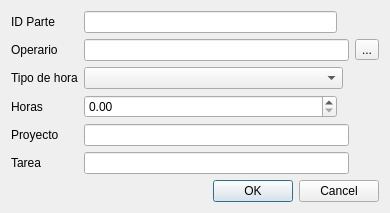
<?xml version="1.0" encoding="UTF-8"?>
<ui version="4.0">
 <class>PartesTrabajoDet</class>
 <widget class="QDialog" name="PartesTrabajoDet">
  <property name="geometry">
   <rect>
    <x>0</x>
    <y>0</y>
    <width>390</width>
    <height>211</height>
   </rect>
  </property>
  <property name="windowTitle">
   <string>Detalle de parte de trabajo</string>
  </property>
  <layout class="QVBoxLayout" name="verticalLayout">
   <item>
    <layout class="QGridLayout" name="gridLayout">
     <item row="1" column="0">
      <widget class="QLabel" name="label">
       <property name="text">
        <string>Operario</string>
       </property>
      </widget>
     </item>
     <item row="3" column="1">
      <widget class="QDoubleSpinBox" name="dspHoras"/>
     </item>
     <item row="3" column="0">
      <widget class="QLabel" name="label_2">
       <property name="text">
        <string>Horas</string>
       </property>
      </widget>
     </item>
     <item row="2" column="0">
      <widget class="QLabel" name="label_3">
       <property name="text">
        <string>Tipo de hora</string>
       </property>
      </widget>
     </item>
     <item row="2" column="1" colspan="2">
      <widget class="QComboBox" name="cbTipoHora"/>
     </item>
     <item row="4" column="1" colspan="3">
      <widget class="QLineEdit" name="edtProyecto">
       <property name="maxLength">
        <number>150</number>
       </property>
      </widget>
     </item>
     <item row="5" column="1" colspan="3">
      <widget class="QLineEdit" name="edtTarea">
       <property name="maxLength">
        <number>150</number>
       </property>
      </widget>
     </item>
     <item row="4" column="0">
      <widget class="QLabel" name="label_4">
       <property name="text">
        <string>Proyecto</string>
       </property>
      </widget>
     </item>
     <item row="5" column="0">
      <widget class="QLabel" name="label_5">
       <property name="text">
        <string>Tarea</string>
       </property>
      </widget>
     </item>
     <item row="1" column="1" colspan="3">
      <widget class="QLineEdit" name="edtOperario"/>
     </item>
     <item row="1" column="4">
      <widget class="QToolButton" name="btnOperario">
       <property name="text">
        <string>...</string>
       </property>
      </widget>
     </item>
     <item row="0" column="0">
      <widget class="QLabel" name="label_6">
       <property name="text">
        <string>ID Parte</string>
       </property>
      </widget>
     </item>
     <item row="0" column="1">
      <widget class="QLineEdit" name="edtIDParte"/>
     </item>
    </layout>
   </item>
   <item>
    <widget class="QDialogButtonBox" name="buttonBox">
     <property name="orientation">
      <enum>Qt::Horizontal</enum>
     </property>
     <property name="standardButtons">
      <set>QDialogButtonBox::Cancel|QDialogButtonBox::Ok</set>
     </property>
    </widget>
   </item>
  </layout>
 </widget>
 <tabstops>
  <tabstop>btnOperario</tabstop>
  <tabstop>cbTipoHora</tabstop>
  <tabstop>dspHoras</tabstop>
  <tabstop>edtProyecto</tabstop>
  <tabstop>edtTarea</tabstop>
  <tabstop>buttonBox</tabstop>
  <tabstop>edtOperario</tabstop>
 </tabstops>
 <resources/>
 <connections>
  <connection>
   <sender>buttonBox</sender>
   <signal>accepted()</signal>
   <receiver>PartesTrabajoDet</receiver>
   <slot>accept()</slot>
   <hints>
    <hint type="sourcelabel">
     <x>248</x>
     <y>254</y>
    </hint>
    <hint type="destinationlabel">
     <x>157</x>
     <y>274</y>
    </hint>
   </hints>
  </connection>
  <connection>
   <sender>buttonBox</sender>
   <signal>rejected()</signal>
   <receiver>PartesTrabajoDet</receiver>
   <slot>reject()</slot>
   <hints>
    <hint type="sourcelabel">
     <x>316</x>
     <y>260</y>
    </hint>
    <hint type="destinationlabel">
     <x>286</x>
     <y>274</y>
    </hint>
   </hints>
  </connection>
 </connections>
</ui>
